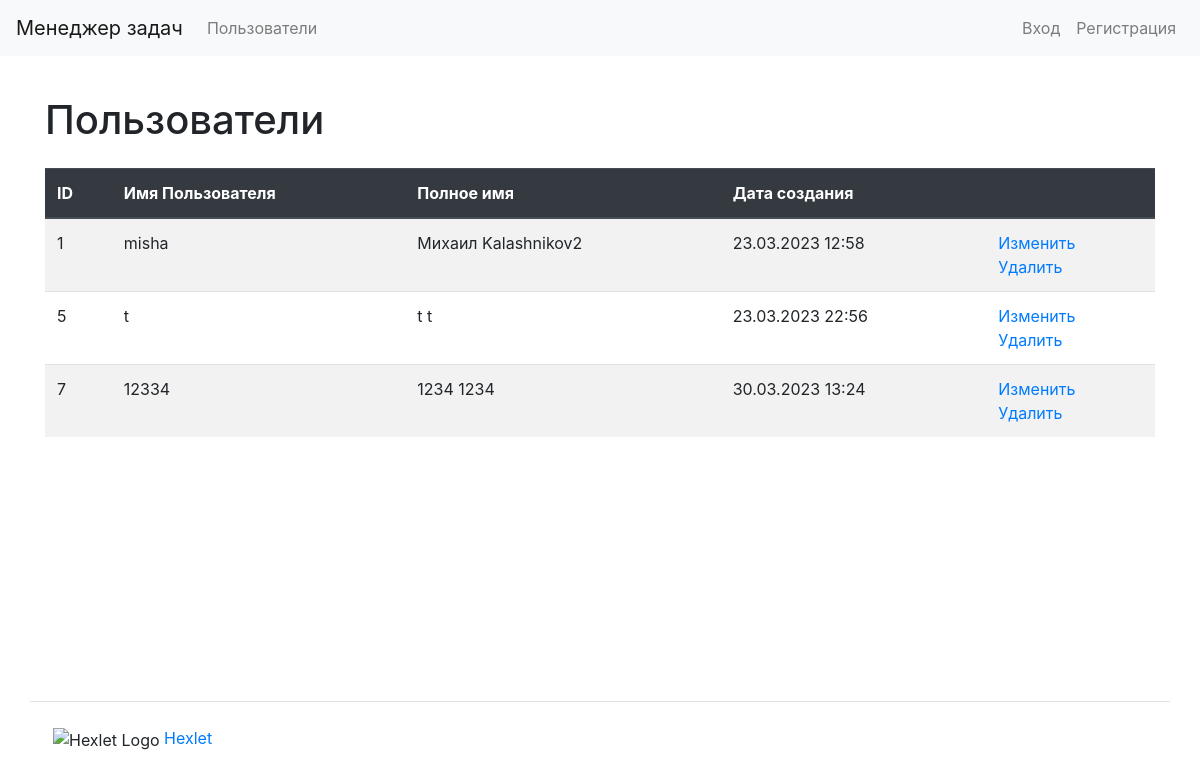
/users/, run on an earlier commit of the app's database.
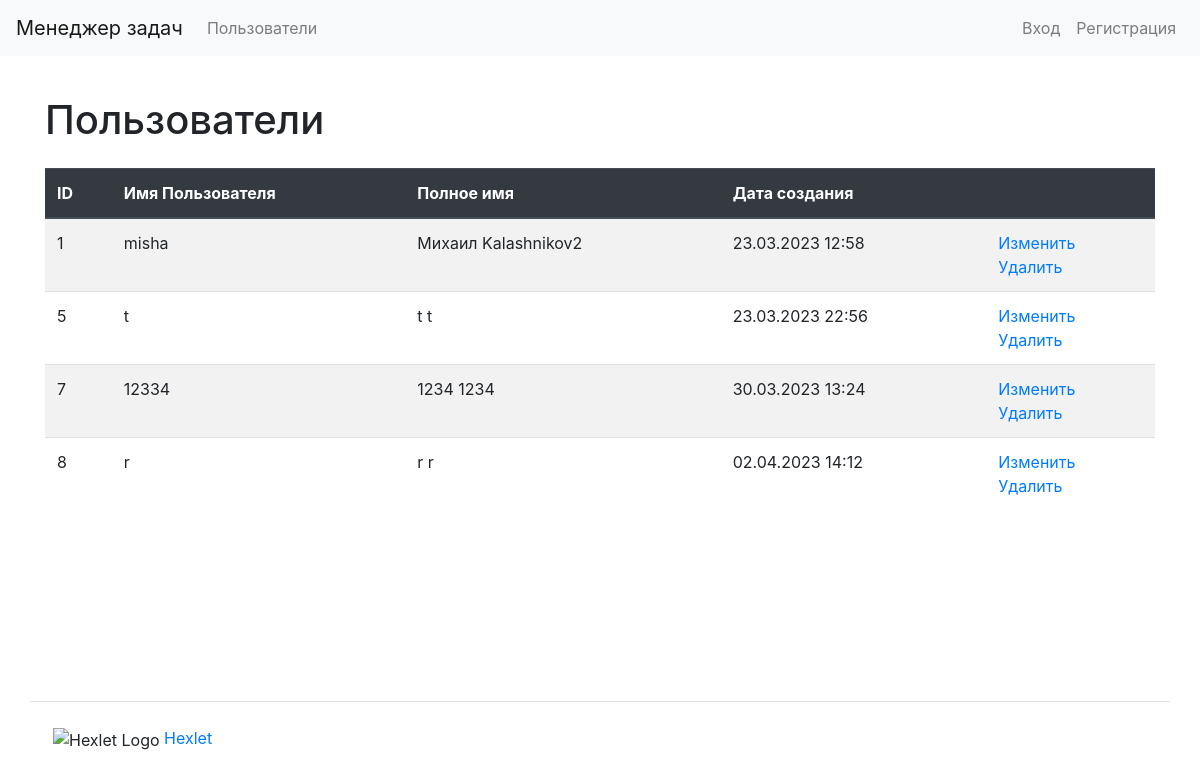
And on a later commit of the database.
### task_manager/users/models.py (models this page shows, shortened)
class User(AbstractUser):
    first_name = models.CharField(max_length=150)
    last_name = models.CharField(max_length=150)

### task_manager/users/views.py (the view)
# urls.py: path('', Users.as_view(), name='users'),
class Users(ListView):
    model = User
    template_name = 'users/all.html'
    context_object_name = 'users'
    extra_context = {'title': _('Users')}

### task_manager/templates/users/all.html (shortened to what this page needs)
{% extends "base.html" %}
{% load bootstrap4 %}
{% load i18n %}
{% block content %}
    <h1 class="my-4">{{ title }}</h1>
    <table class="table table-striped">
        <thead class="thead-dark">
            <tr>
                <th>ID</th>
                <th>{% trans 'Username' %}</th>
                <th>{% trans 'Full name' %}</th>
                <th>{% trans 'Creation date' %}</th>
                <th></th>
            </tr>
        </thead>
        <tbody>
            {% if users %}
                {% for user in users %}
                    <tr>
                        <td>{{ user.id }}</td>
                        <td>{{ user.username }}</td>
                        <td>{{ user.first_name }} {{ user.last_name }}</td>
                        <td>{{ user.date_joined|date:"d.m.Y H:i" }}</td>
                        <td>
                          <a href="{% url 'user_update' user.id %}">{% trans 'Update' %}</a>
                          <br>
                          <a href="{% url 'user_delete' user.id %}">{% trans 'Delete' %}</a>
                        </td>
                    </tr>
                {% endfor %}
            {% endif %}
        </tbody>
    </table>
{% endblock content %}

### task_manager/templates/base.html (shortened to what this page needs)
{% load i18n %}
{% get_current_language as LANGUAGE_CODE %}
{% load bootstrap4 %}
<!DOCTYPE html>
<html lang="{{ LANGUAGE_CODE }}">
<head>
</head>
<body class="d-flex flex-column min-vh-100">
<header>
    <nav class="navbar navbar-expand-md navbar-light bg-light mb-3">
    <a class="navbar-brand" href="{% url 'home' %}">{% trans "Task manager" %}</a>
    <div class="collapse navbar-collapse" id="navbarToggleExternalContent">
        <ul class="navbar-nav mr-auto">
            <li class="nav-item">
                <a class="nav-link" href="{% url 'users' %}">{% trans "Users" %}</a>
            </li>
        </ul>
        <ul class="navbar-nav">
            {% if user.is_authenticated %}
                <li class="nav-item">
                    <a class="nav-link" href="{% url 'user_update' user.id %}">{{ user.username }}</a>
                </li>
                <li class="nav-item">
                    <a class="nav-link" href="{% url 'logout' %}">{% translate "Logout" %}</a>
                </li>
            {% else %}
                <li class="nav-item">
                    <a class="nav-link" href="{% url 'login' %}">{% translate "Log In" %}</a>
                </li>
                <li class="nav-item">
                    <a class="nav-link" href="{% url 'sign_up' %}">{% translate "Sign Up" %}</a>
                </li>
            {% endif %}
        </ul>
    </div>
    </nav>
</header>
<main class="container wrapper flex-grow-1">
    {% block content %}{% endblock %}
</main>
<footer>
    <div class="container flex-column my-5 pt-4 border-top">
        <img class='ml-2'
             src="https://cdn2.hexlet.io/assets/favicon-9213ff1fc34b4e2da96c3b3eb582b3d10180b250e993141d7928d6aa1f5647c1.ico"
             alt="Hexlet Logo" height="16px">
        <a target="_blank" href="https://ru.hexlet.io">Hexlet</a>
    </div>
</footer>
{% bootstrap_css %}
</body>
</html>

What changed in the data, as far as the page shows it:
added User: id "8", username "r", first_name "r", last_name "r", date_joined "02.04.2023 14:12"
